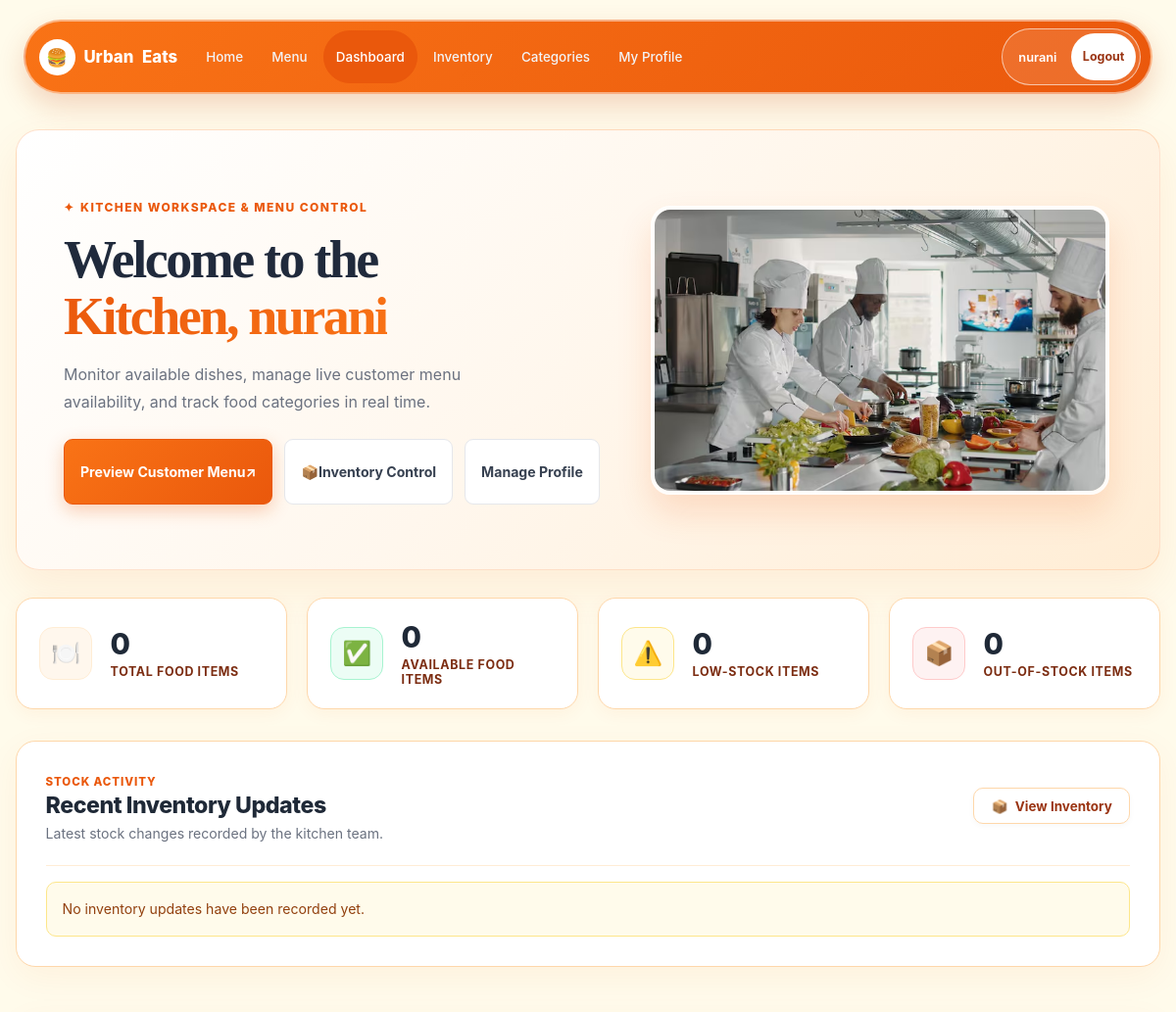
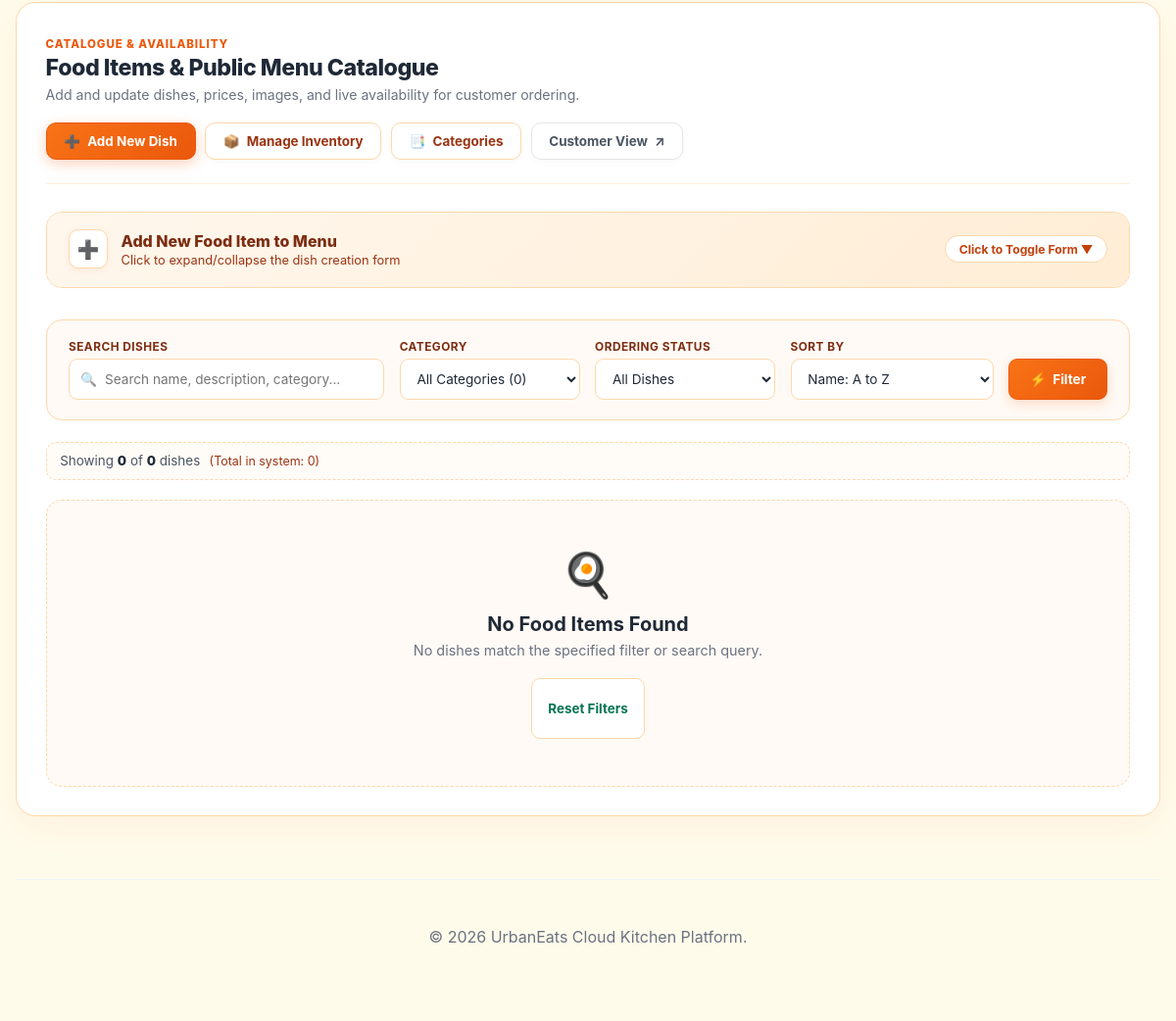
The app's page /kitchen/dashboard.php (signed in), older data (2 pictures, top to bottom).
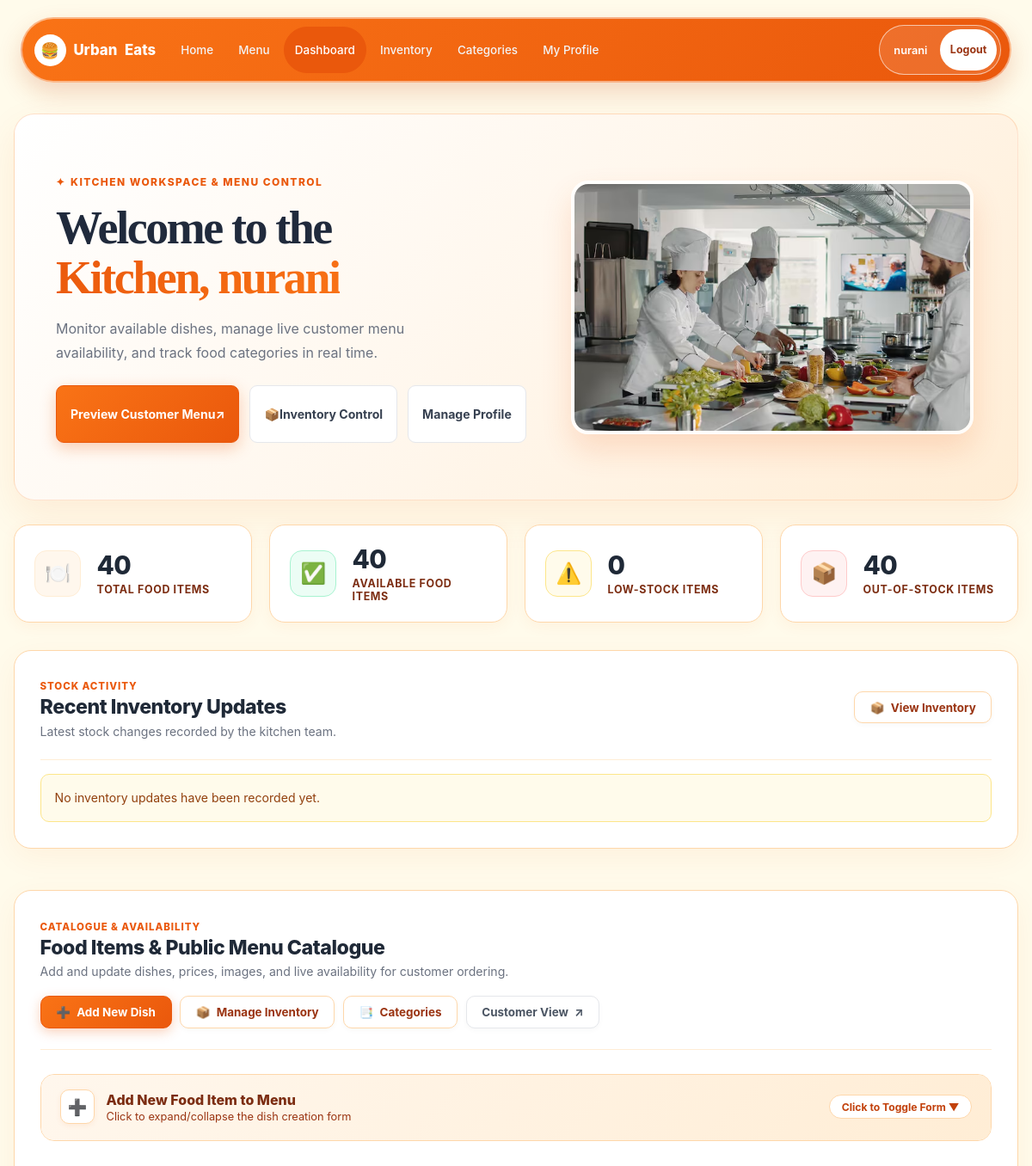
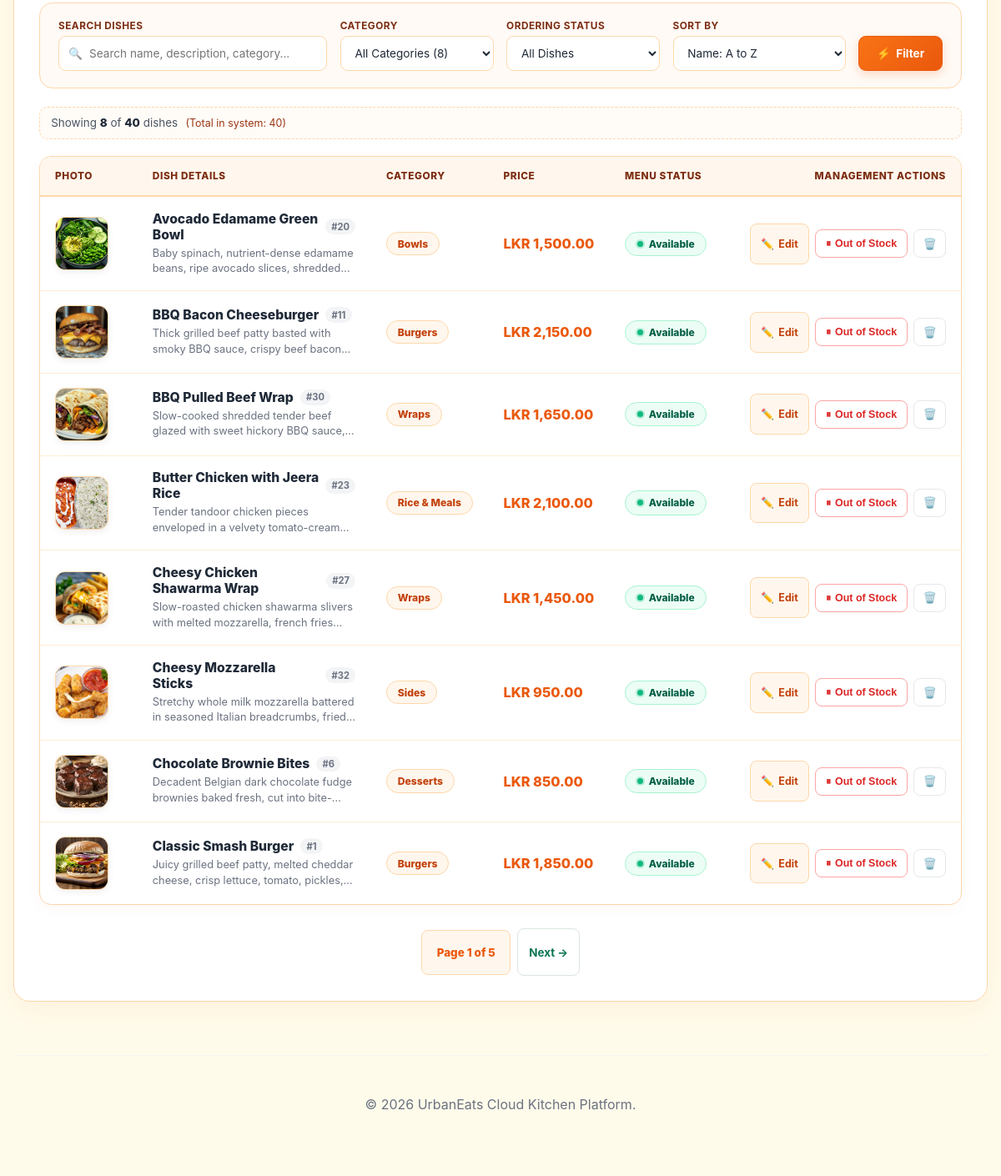
The same page, newer data (2 pictures, top to bottom).
### tables this page shows
CREATE TABLE `food_items` (
  `item_id` int(11) NOT NULL,
  `name` varchar(120) NOT NULL,
  `description` text NOT NULL,
  `category` varchar(80) NOT NULL,
  `price` decimal(10,2) NOT NULL,
  `image_path` varchar(255) NOT NULL,
  `is_available` tinyint(1) NOT NULL DEFAULT 1,
  `stock_quantity` int(10) unsigned NOT NULL DEFAULT 0,
  `low_stock_threshold` int(10) unsigned NOT NULL DEFAULT 5
);

### includes/functions.php (called while the page is built, shortened)
<?php
function url(string $path = ''): string {
    return BASE_URL . '/' . ltrim($path, '/');
}
function e(?string $value): string {
    return htmlspecialchars($value ?? '', ENT_QUOTES, 'UTF-8');
}

### kitchen/dashboard.php (the view, shortened to what the rows shown need)
<?php
require_once '../config/db.php';
require_once '../includes/functions.php';
try {
    $pdo->query('SELECT stock_quantity, low_stock_threshold FROM food_items LIMIT 0');
    $pdo->query('SELECT movement_id FROM inventory_movements LIMIT 0');
} catch (PDOException $exception) {
    $mysql_error_code = (int)($exception->errorInfo[1] ?? 0);
    if (!in_array($mysql_error_code, [1054, 1146], true)) {
        throw $exception;
    }
    $inventory_schema_ready = false;
    error_log('[Kitchen Dashboard Inventory Schema Not Ready] ' . $exception->getMessage());
}
$sort = isset($_GET['sort']) && is_string($_GET['sort']) ? $_GET['sort'] : 'name_asc';
$page = filter_input(INPUT_GET, 'page', FILTER_VALIDATE_INT);
$page = ($page !== false && $page !== null) ? max(1, $page) : 1;
$per_page = 8;
$sort_options = [
    'name_asc' => 'fi.name ASC',
    'name_desc' => 'fi.name DESC',
    'price_asc' => 'fi.price ASC, fi.name ASC',
    'price_desc' => 'fi.price DESC, fi.name ASC',
    'status_desc' => 'fi.is_available DESC, fi.name ASC',
];
$sort_sql = $sort_options[$sort] ?? 'fi.name ASC';
$conditions = [];
$params = [];
$where_clause = !empty($conditions) ? 'WHERE ' . implode(' AND ', $conditions) : '';
$count_stmt = $pdo->prepare("SELECT COUNT(*) FROM food_items fi $where_clause");
$count_stmt->execute($params);
$filtered_total = (int)$count_stmt->fetchColumn();
$total_pages = max(1, (int)ceil($filtered_total / $per_page));
$page = min($page, $total_pages);
$offset = ($page - 1) * $per_page;
$items_stmt = $pdo->prepare("
    SELECT fi.item_id, fi.name, fi.description, fi.category, fi.price, fi.image_path, fi.is_available
    FROM food_items fi
    $where_clause
    ORDER BY $sort_sql
    LIMIT :limit OFFSET :offset
");
$items_stmt->bindValue(':limit', $per_page, PDO::PARAM_INT);
$items_stmt->bindValue(':offset', $offset, PDO::PARAM_INT);
$items_stmt->execute();
$items = $items_stmt->fetchAll();
include '../includes/header.php';
?>
<section class="role-dashboard kitchen-dashboard">
    <div class="role-dashboard-copy">
        <h1>Welcome to the<br><span>Kitchen, <?= e($_SESSION['full_name'] ?? 'Staff') ?></span></h1>
    </div>
</section>
<section class="kitchen-panel kitchen-inventory-updates" aria-label="Recent inventory updates">
    <div class="kitchen-panel-header">
        <div class="kitchen-panel-title">
            <h2>Recent Inventory Updates</h2>
        </div>
    </div>
</section>
<section class="kitchen-panel" aria-label="Food Items Management">
    <div class="kitchen-panel-header">
        <div class="kitchen-panel-title">
            <h2>Food Items &amp; Public Menu Catalogue</h2>
        </div>
    </div>
    <?php if (!empty($items)): ?>
        <div class="kitchen-table-wrapper">
            <table class="kitchen-table">
                <thead>
                    <tr>
                        <th style="width: 80px;">Photo</th>
                        <th>Dish Details</th>
                        <th>Category</th>
                        <th>Price</th>
                        <th>Menu Status</th>
                        <th style="text-align: right; min-width: 250px;">Management Actions</th>
                    </tr>
                </thead>
                <tbody>
                    <?php foreach ($items as $item): ?>
                        <tr>
                            <td class="col-image">
                                <img class="kitchen-dish-thumb" src="<?= e(url($item['image_path'])) ?>" alt="<?= e($item['name']) ?>" loading="lazy" onerror="this.onerror=null; this.src='<?= e(url('public/images/home-food.png')) ?>';">
                            </td>
                            <td class="col-dish">
                                <div class="kitchen-dish-info">
                                    <div class="dish-title-row">
                                        <h3 class="dish-title"><?= e($item['name']) ?></h3>
                                        <span class="dish-id-badge">#<?= (int)$item['item_id'] ?></span>
                                    </div>
                                    <p class="dish-description"><?= e($item['description'] ?: 'No description provided.') ?></p>
                                </div>
                            </td>
                            <td class="col-category">
                                <span class="menu-category"><?= e($item['category']) ?></span>
                            </td>
                            <td class="col-price">
                                <span class="kitchen-price">LKR <?= number_format((float)$item['price'], 2) ?></span>
                            </td>
                            <td class="col-status">
                                <?php if ($item['is_available']): ?>
                                    <span class="badge-status available" title="Customers can order this dish">Available</span>
                                <?php else: ?>
                                    <span class="badge-status unavailable" title="Hidden from customers / out of stock">Out of Stock</span>
                                <?php endif; ?>
                            </td>
                            <td class="col-actions" style="text-align: right;">
                                <div class="kitchen-item-actions">
                                    <?php $edit_query = $_GET; $edit_query['edit'] = (int)$item['item_id']; ?>
                                    <a class="btn-item-edit" href="<?= e(url('kitchen/dashboard.php') . '?' . http_build_query($edit_query)) ?>#foodItemDrawer" title="Edit details">
                                        <span aria-hidden="true">✏️</span> Edit
                                    </a>
                                    <form method="post" action="<?= e(url('kitchen/dashboard.php?' . http_build_query($_GET))) ?>">
                                        <?php if ($item['is_available']): ?>
                                            <button type="submit" class="btn-toggle-out" title="Mark this dish as Out of Stock (hides from public menu)">
                                                <span aria-hidden="true">⏸</span> Out of Stock
                                            </button>
                                        <?php else: ?>
                                            <button type="submit" class="btn-toggle-in" title="Mark this dish as Available (shows on public menu)">
                                                <span aria-hidden="true">▶</span> Available
                                            </button>
                                        <?php endif; ?>
                                    </form>
                                    <form method="post" action="<?= e(url('kitchen/dashboard.php?' . http_build_query($_GET))) ?>">
                                        <button type="submit" class="btn-item-delete" onclick="return confirm('Delete \'<?= e(addslashes($item['name'])) ?>\' from the menu?')" title="Delete dish">
                                            <span aria-hidden="true">🗑️</span>
                                        </button>
                                    </form>
                                </div>
                            </td>
                        </tr>
                    <?php endforeach; ?>
                </tbody>
            </table>
        </div>
    <?php endif; ?>
</section>
<?php include '../includes/footer.php'; ?>

Row changes from the older to the newer data that the page shows:
added food_items: image_path (picture), name "Avocado Edamame Green Bowl", item_id "20", description "Baby spinach, nutrient-dense edamame beans, ripe avocado slices,…", category "Bowls", price "1,500.00", is_available "Available"
added food_items: image_path (picture), name "BBQ Bacon Cheeseburger", item_id "11", description "Thick grilled beef patty basted with smoky BBQ sauce, crispy beef…", category "Burgers", price "2,150.00", is_available "Available"
added food_items: image_path (picture), name "BBQ Pulled Beef Wrap", item_id "30", description "Slow-cooked shredded tender beef glazed with sweet hickory BBQ…", category "Wraps", price "1,650.00", is_available "Available"
added food_items: image_path (picture), name "Butter Chicken with Jeera Rice", item_id "23", description "Tender tandoor chicken pieces enveloped in a velvety…", category "Rice & Meals", price "2,100.00", is_available "Available"
added food_items: image_path (picture), name "Cheesy Chicken Shawarma Wrap", item_id "27", description "Slow-roasted chicken shawarma slivers with melted mozzarella, french…", category "Wraps", price "1,450.00", is_available "Available"
added food_items: image_path (picture), name "Cheesy Mozzarella Sticks", item_id "32", description "Stretchy whole milk mozzarella battered in seasoned Italian breadcrumbs,…", category "Sides", price "950.00", is_available "Available"
added food_items: image_path (picture), name "Chocolate Brownie Bites", item_id "6", description "Decadent Belgian dark chocolate fudge brownies baked fresh, cut…", category "Desserts", price "850.00", is_available "Available"
added food_items: image_path (picture), name "Classic Smash Burger", item_id "1", description "Juicy grilled beef patty, melted cheddar cheese, crisp lettuce, tomato,…", category "Burgers", price "1,850.00", is_available "Available"
Text that changed along with them:
$total_items_count: "0" → "40"
$available_items_count: "0" → "40"
$out_of_stock_count: "0" → "40"
form field category: "All Categories (0)" → "All Categories (8)"
count($items): "0" → "8"
$filtered_total: "0" → "40"
$page: (not shown) → "1"
$total_pages: (not shown) → "5"
text no longer shown: "🍳 No Food Items Found No dishes match the specified filter or search query. Reset Filters"
text now shown: "PHOTO DISH DETAILS CATEGORY PRICE MENU STATUS MANAGEMENT ACTIONS Page of Next →"
